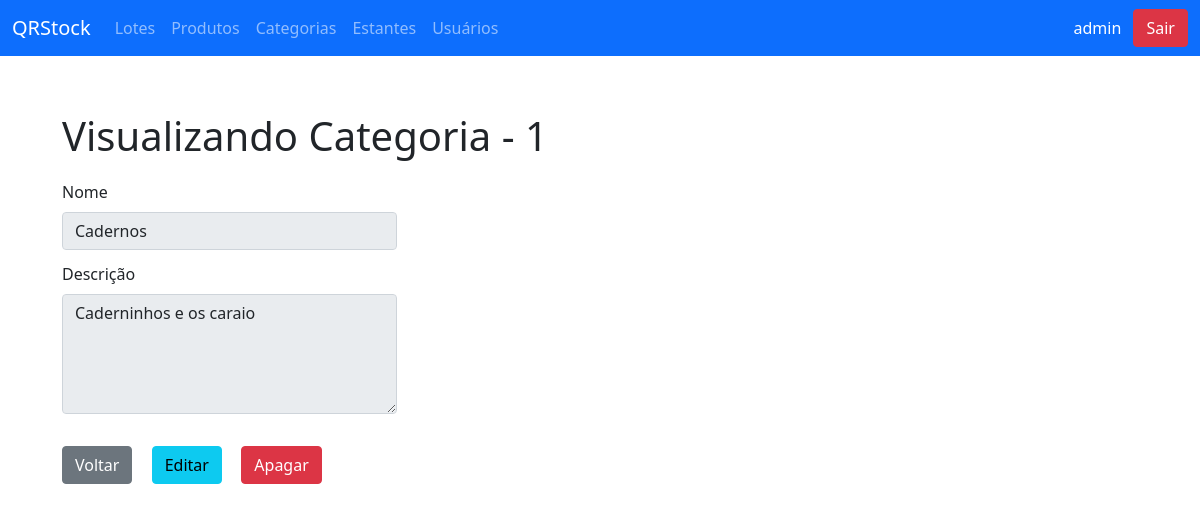
The app's page /category/1 (signed in), older data.
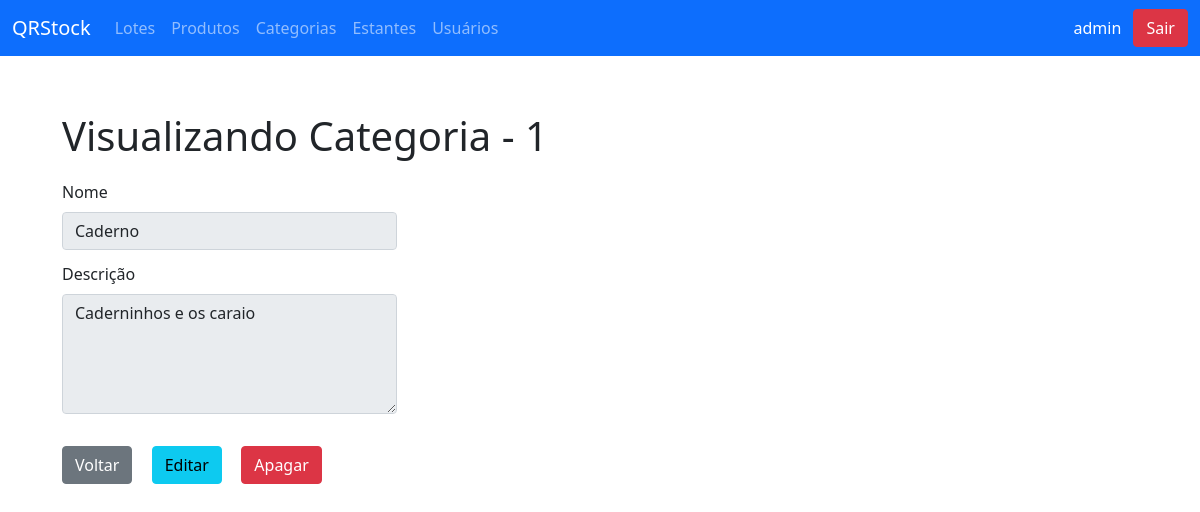
The same page, newer data.
### QRcodeStock/models.py (models this page shows, shortened)
class Categoria(models.Model):
    nome = models.CharField(max_length=50)
    descricao = models.CharField(max_length=100)
    class Meta:
        verbose_name_plural = 'Categorias'

### QRcodeStock/views.py (the view)
# urls.py: path('category/<int:id>', show_category, name='url_show_category'),
@login_required
def show_category(request, id):
    category = Categoria.objects.get(id=id)
    context = {'titulo': 'QRStock - Categoria', 'categoria': category}
    return render(request, 'show/categoria.html', context)

### QRcodeStock/templates/show/categoria.html
{% extends 'base.html' %}
{% block conteudo %}
  <div class="container-md" style="margin: 56px auto 32px; padding: 0 32px;">
    <div class="row">
      <div class="col-md-12">
        <h1>Visualizando Categoria - {{ categoria.id }}</h1>
      </div>
      <div class="row" style="margin-top: 12px;">
        <form class="col-md-12">
          <div class="row">
            <div class="col-md-4">
              <label for="name" class="form-label">Nome</label>
                <input type="text" value="{{ categoria.nome }}" class="form-control" id="name" readonly required>
            </div>
          </div>
          <div class="row" style="margin-top: 12px;">
            <div class="col-md-4">
              <label for="description" class="form-label">Descrição</label>
              <textarea class="form-control" style="min-height: 120px;"
                        placeholder="Descrição da categoria"
                        id="description" readonly required>{{ categoria.descricao }}</textarea>
            </div>
          </div>
          <div class="row" style="margin-top: 32px;">
            <div class="col-md-1">
                <a href="/categories/">
              <button type="button" class="btn btn-secondary">Voltar</button>
                </a>
            </div>
            <div class="col-md-1">
                <a href="{% url 'url_edit_category' categoria.id %}">
                    <button type="button" class="btn btn-info">Editar</button>
                </a>
            </div>
            <div class="col-md-1">
                <a href="{% url 'url_delete_category' categoria.id %}">
              <button type="button" class="btn btn-danger">Apagar</button>
                    </a>
            </div>
          </div>
        </form>
      </div>
    </div>
  </div>
{% endblock %}

Row changes from the older to the newer data that the page shows:
changed Categoria "Caderninhos e os caraio": nome "Cadernos" → "Caderno"
